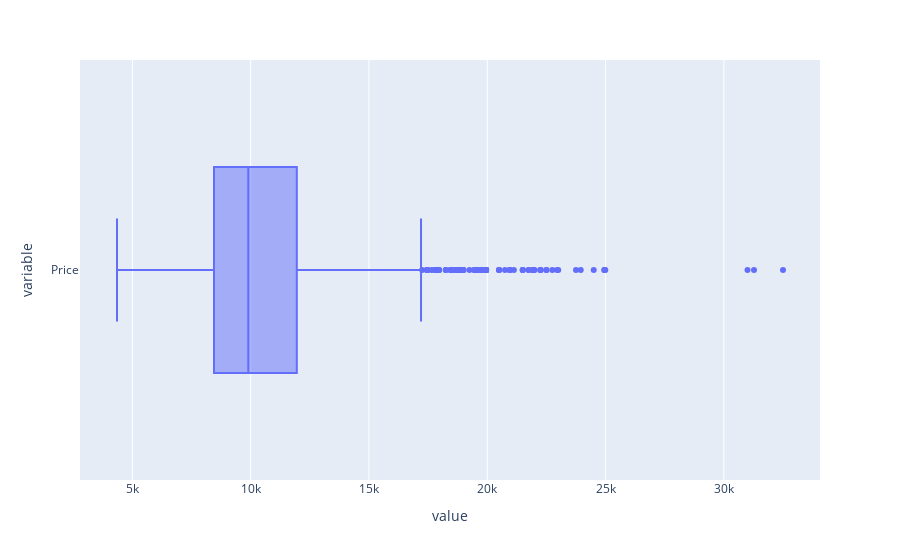

Source (notebook cell):
### Code cell
pe.box(tc['Price'], orientation='h')

### Figure 1 — Plotly figure (JSON) as saved in the notebook; plotly's stock layout.template omitted (floating-point values rounded to 4 significant figures; data arrays with more than 128 entries replaced by an {"elided": "..."} marker saying what was removed)
{"data": [{"alignmentgroup": "True", "hovertemplate": "value=%{x}<br>variable=%{y}<extra></extra>", "legendgroup": "", "marker": {"color": "#636efa"}, "name": "", "notched": false, "offsetgroup": "", "orientation": "h", "showlegend": false, "type": "box", "x": {"elided": "1436 int values"}, "x0": " ", "xaxis": "x", "y": {"elided": "1436 str values"}, "y0": " ", "yaxis": "y"}], "layout": {"boxmode": "group", "legend": {"tracegroupgap": 0}, "margin": {"t": 60}, "xaxis": {"anchor": "y", "domain": [0, 1], "title": {"text": "value"}}, "yaxis": {"anchor": "x", "domain": [0, 1], "title": {"text": "variable"}}}}
